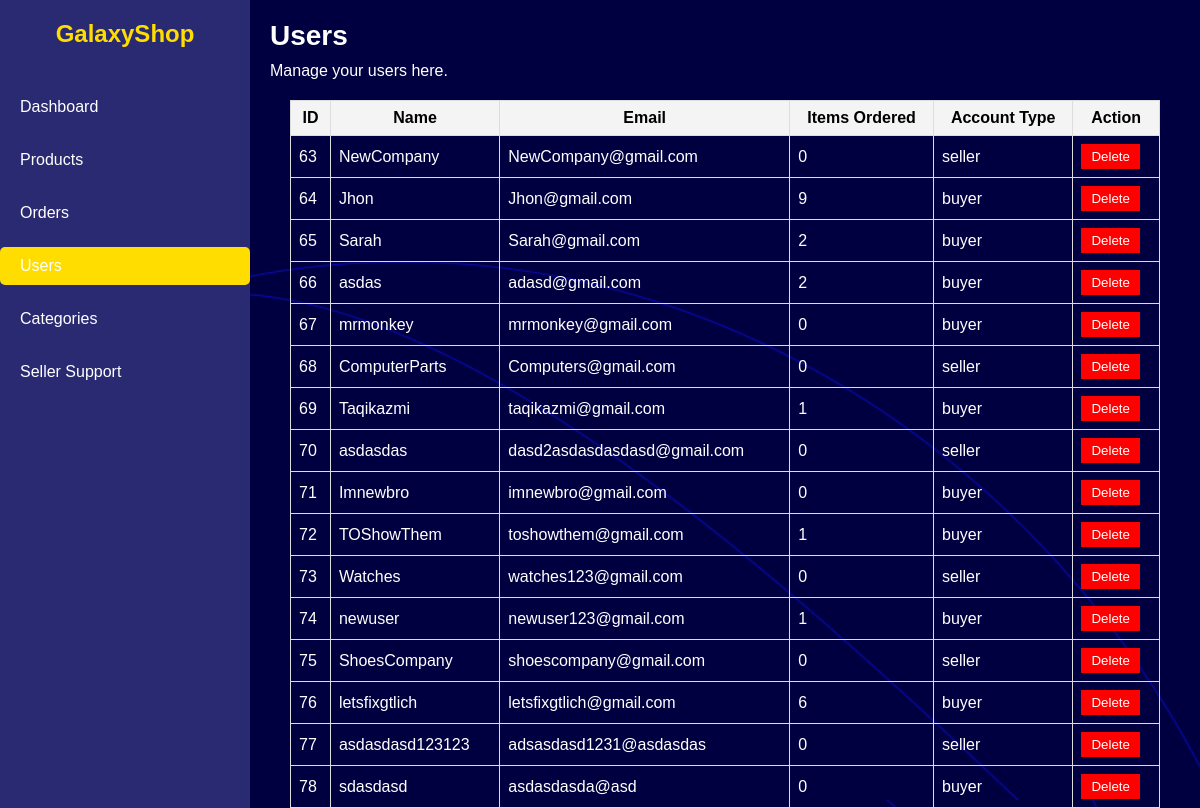
Screenshot of /AdminUsers.php with the database file from the repository.
### tables this page shows
CREATE TABLE `users` (
  `id` int(11) NOT NULL,
  `name` varchar(255) NOT NULL,
  `email` varchar(255) NOT NULL,
  `password` varchar(255) NOT NULL,
  `cart` text DEFAULT NULL,
  `account_type` varchar(20) DEFAULT 'buyer',
  `joined_date` date NOT NULL DEFAULT curdate()
);

### AdminUsers.php (the view, shortened to what this page needs)
<?php
include 'connectionfile.php';
$sql = "SELECT * FROM users";
$result = $conn->query($sql);
$users = [];
while ($row = $result->fetch_assoc()) {
    $ordersSql = "SELECT COUNT(*) AS item_count FROM orders WHERE user_id = ?";
    $orderStmt = $conn->prepare($ordersSql);
    $orderStmt->bind_param('i', $row['id']);
    $orderStmt->execute();
    $orderResult = $orderStmt->get_result();
    $orderData = $orderResult->fetch_assoc();
    $orderCount = $orderData ? $orderData['item_count'] : 0;
    $row['item_count'] = $orderCount;
    $users[] = $row;
}
?>
<!DOCTYPE html>
<html lang="en">
<head>
    <link rel="stylesheet" href="AdminDashboard.css">
</head>
<body>
    <div class="dashboard-container">
       <aside class="sidebar">
            <div class="sidebar-header">
                <h2>GalaxyShop</h2>
            </div>
            <ul class="sidebar-menu">
                <li><a href="AdminDashboard.php">Dashboard</a></li>
                <li><a href="AdminProducts.php">Products</a></li>
                <li><a href="AdminOrders.php">Orders</a></li>
                <li><a href="AdminUsers.php" class="active2">Users</a></li>
                <li><a href="AdminCategories.php" >Categories</a></li>
                <li><a href="AdminSellerSupport.php" >Seller Support</a></li>
            </ul>
        </aside>
        <main class="main-content">
            <div class="content-header">
                <h1>Users</h1>
                <p>Manage your users here.</p>
            </div>
            <div class="users-table">
                <table>
                    <thead>
                        <tr>
                            <th>ID</th>
                            <th>Name</th>
                            <th>Email</th>
                            <th>Items Ordered</th>
                            <th>Account Type</th>
                            <th>Action</th>
                        </tr>
                    </thead>
                    <tbody>
                        <?php foreach ($users as $user): ?>
                            <tr>
                                <td><?php echo htmlspecialchars($user['id']); ?></td>
                                <td><?php echo htmlspecialchars($user['name']); ?></td>
                                <td><?php echo htmlspecialchars($user['email']); ?></td>
                                <td><?php echo htmlspecialchars($user['item_count']); ?></td>
                                <td><?php echo htmlspecialchars($user['account_type']); ?></td>
                                <td>
                                    <form method="POST" action="AdminUsers.php" onsubmit="return confirm('Are you sure you want to delete this user?');">
                                        <button type="submit" name="delete_user" class="delete-button">Delete</button>
                                    </form>
                                </td>
                            </tr>
                        <?php endforeach; ?>
                    </tbody>
                </table>
            </div>
        </main>
    </div>
</body>
</html>

### AdminDashboard.css (style rules this page uses)
* { margin: 0; padding: 0; box-sizing: border-box; font-family: Arial, sans-serif; }
body { background: url('FaqBg.png') no-repeat center center fixed; background-size: cover; height: 100vh; color: #ffffff; display: flex; }
.dashboard-container { display: flex; width: 100%; height: 100%; }
.sidebar { width: 250px; background-color: #2a2a72; color: #ffffff; padding-top: 20px; position: fixed; height: 100%; overflow-y: auto; }
.sidebar-header { text-align: center; margin-bottom: 40px; }
.sidebar-header h2 { font-size: 24px; color: #ffdd00; }
.sidebar-menu { list-style: none; padding: 0; }
.sidebar-menu li { margin: 15px 0; }
.sidebar-menu li a { color: #ffffff; text-decoration: none; display: block; padding: 10px 20px; border-radius: 5px; transition: background-color 0.3s ease; }
.active2 { background-color: #ffdd00; color: #000000; }
.main-content { margin-left: 250px; padding: 20px; width: calc(100% - 250px); background-color: #ffffff; min-height: 100vh; background-image: url('FaqBg.png'); background-size: cover; background-position: center; }
.content-header { margin-bottom: 20px; }
.content-header h1 { color: #ffffff; font-size: 28px; margin-bottom: 10px; }
.content-header p { color: #ffffff; }

### AdminUsers.php (style rules this page uses)
.users-table { margin: 20px; }
.users-table table { width: 100%; border-collapse: collapse; }
.users-table th, .users-table td { border: 1px solid #ddd; padding: 8px; }
.users-table th { background-color: #f4f4f4; }
.delete-button { background-color: red; color: white; border: none; padding: 5px 10px; cursor: pointer; }
.users-table th { background-color: #f4f4f4; color: black; }

### rows the page displays
users: id "63", name "NewCompany", email "NewCompany@gmail.com", item_count "0", account_type "seller"
users: id "64", name "Jhon", email "Jhon@gmail.com", item_count "9", account_type "buyer"
users: id "65", name "Sarah", email "Sarah@gmail.com", item_count "2", account_type "buyer"
users: id "66", name "asdas", email "adasd@gmail.com", item_count "2", account_type "buyer"
users: id "67", name "mrmonkey", email "mrmonkey@gmail.com", item_count "0", account_type "buyer"
users: id "68", name "ComputerParts", email "Computers@gmail.com", item_count "0", account_type "seller"
users: id "69", name "Taqikazmi", email "taqikazmi@gmail.com", item_count "1", account_type "buyer"
users: id "70", name "asdasdas", email "dasd2asdasdasdasd@gmail.com", item_count "0", account_type "seller"
users: id "71", name "Imnewbro", email "imnewbro@gmail.com", item_count "0", account_type "buyer"
users: id "72", name "TOShowThem", email "toshowthem@gmail.com", item_count "1", account_type "buyer"
users: id "73", name "Watches", email "watches123@gmail.com", item_count "0", account_type "seller"
users: id "74", name "newuser", email "newuser123@gmail.com", item_count "1", account_type "buyer"
users: id "75", name "ShoesCompany", email "shoescompany@gmail.com", item_count "0", account_type "seller"
users: id "76", name "letsfixgtlich", email "letsfixgtlich@gmail.com", item_count "6", account_type "buyer"
users: id "77", name "asdasdasd123123", email "adsasdasd1231@asdasdas", item_count "0", account_type "seller"
users: id "78", name "sdasdasd", email "asdasdasda@asd", item_count "0", account_type "buyer"
